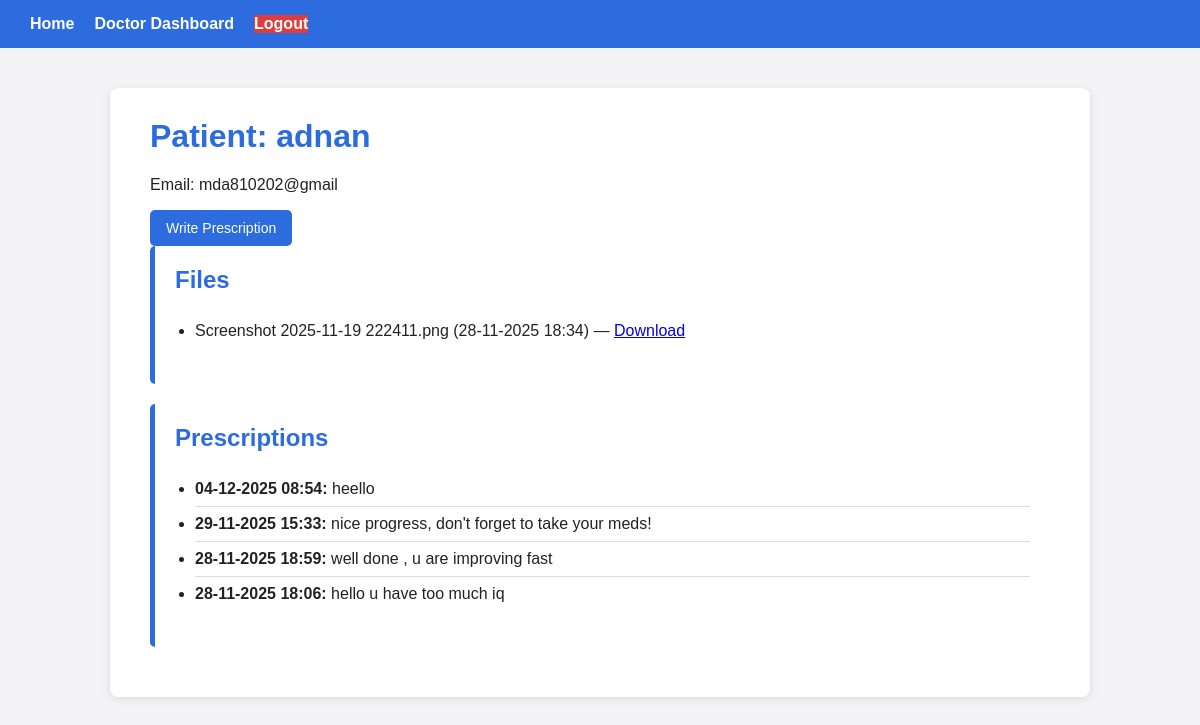
/doctor/patient/1 (signed in), run on the app's committed database.
### website/models.py (models this page shows, shortened)
class User(UserMixin, db.Model):
    id = db.Column(db.Integer, primary_key=True)
    name = db.Column(db.String(100), nullable=False)
    email = db.Column(db.String(120), unique=True, nullable=False)
    password_hash = db.Column(db.String(200), nullable=False)
    role = db.Column(db.String(20), nullable=False)  # 'patient' or 'doctor'

class File(db.Model):
    id = db.Column(db.Integer, primary_key=True)
    patient_id = db.Column(db.Integer, db.ForeignKey("user.id"), nullable=False)
    filename = db.Column(db.String(255), nullable=False)          # stored name on disk
    original_filename = db.Column(db.String(255), nullable=False) # original name
    uploaded_at = db.Column(db.DateTime, default=datetime.utcnow)

class Prescription(db.Model):
    id = db.Column(db.Integer, primary_key=True)
    patient_id = db.Column(db.Integer, db.ForeignKey("user.id"), nullable=False)
    doctor_id = db.Column(db.Integer, db.ForeignKey("user.id"), nullable=False)
    text = db.Column(db.Text, nullable=False)
    created_at = db.Column(db.DateTime, default=datetime.utcnow)

### website/views.py (the view)
@views.route("/doctor/patient/<int:patient_id>")
@login_required
def doctor_patient_detail(patient_id):
    if current_user.role != "doctor":
        abort(403)
    patient = User.query.filter_by(id=patient_id, role="patient").first_or_404()
    files = File.query.filter_by(patient_id=patient.id).order_by(File.uploaded_at.desc()).all()
    prescriptions = Prescription.query.filter_by(patient_id=patient.id).order_by(
        Prescription.created_at.desc()
    ).all()
    return render_template(
        "doctor_patient_detail.html",
        patient=patient,
        files=files,
        prescriptions=prescriptions,
    )

### website/models.py (called while the page is built)
@login_manager.user_loader
def load_user(user_id):
    return User.query.get(int(user_id))

### website/templates/doctor_patient_detail.html (shortened to what this page needs)
{% extends "base.html" %}
{% block content %}
<h1>Patient: {{ patient.name }}</h1>
<p>Email: {{ patient.email }}</p>
<a href="{{ url_for('views.doctor_prescribe', patient_id=patient.id) }}" class="btn">Write Prescription</a>
<div class="card">
    <h2>Files</h2>
    <ul>
        {% if files %}
            {% for f in files %}
                <li>
                    {{ f.original_filename }} ({{ f.uploaded_at.strftime('%d-%m-%Y %H:%M') }})
                    — <a href="{{ url_for('views.download_file', file_id=f.id) }}">Download</a>
                </li>
            {% endfor %}
        {% else %}
            <li>No files uploaded by patient.</li>
        {% endif %}
    </ul>
</div>
<div class="card">
    <h2>Prescriptions</h2>
    <ul>
        {% if prescriptions %}
            {% for p in prescriptions %}
                <li>
                    <strong>{{ p.created_at.strftime('%d-%m-%Y %H:%M') }}:</strong>
                    {{ p.text }}
                </li>
            {% endfor %}
        {% else %}
            <li>No prescriptions yet.</li>
        {% endif %}
    </ul>
</div>
{% endblock %}

### website/templates/base.html (shortened to what this page needs)
<!doctype html>
<html lang="en">
<head>
    <link rel="stylesheet" href="{{ url_for('static', filename='css/style.css') }}">
</head>
<body>
    <nav>
        <a href="{{ url_for('views.index') }}">Home</a>
        {% if current_user.is_authenticated %}
            {% if current_user.role == 'patient' %}
                <a href="{{ url_for('views.patient_dashboard') }}">Patient Dashboard</a>
            {% elif current_user.role == 'doctor' %}
                <a href="{{ url_for('views.doctor_dashboard') }}">Doctor Dashboard</a>
            {% endif %}
            <a href="{{ url_for('auth.logout') }}" class="btn-red">Logout</a>
        {% else %}
            <a href="{{ url_for('auth.login') }}">Login</a>
            <a href="{{ url_for('auth.register_patient') }}">Register Patient</a>
            <a href="{{ url_for('auth.register_doctor') }}">Register Doctor</a>
        {% endif %}
    </nav>
    <div class="container">
        {% block content %}{% endblock %}
    </div>
</body>
</html>

### website/static/css/style.css (style rules this page uses)
body { margin: 0; padding: 0; font-family: Arial, Helvetica, sans-serif; background: #f4f4f7; color: #222; }
nav { background: #2d6cdf; padding: 15px 30px; color: #fff; display: flex; gap: 20px; align-items: center; font-size: 16px; }
nav a { color: #fff; text-decoration: none; font-weight: bold; }
.container { max-width: 900px; margin: 40px auto; background: #fff; padding: 30px 40px; border-radius: 8px; box-shadow: 0px 2px 10px rgba(0,0,0,0.1); }
h1, h2 { margin-top: 0; color: #2d6cdf; }
.btn { display: inline-block; background: #2d6cdf; color: #fff !important; padding: 10px 16px; border-radius: 5px; text-decoration: none; font-size: 14px; }
.btn-red { background: #e03c3c; }
ul { padding-left: 20px; }
li { padding: 8px 0; border-bottom: 1px solid #ddd; }
li:last-child { border-bottom: none; }
.card { background: #fff; padding: 20px; margin-bottom: 20px; border-left: 5px solid #2d6cdf; border-radius: 5px; }

### data on the page
User: name "adnan", email "mda810202@gmail"
File: original_filename "Screenshot 2025-11-19 222411.png", uploaded_at "28-11-2025 18:34"
Prescription: created_at "04-12-2025 08:54", text "heello"
Prescription: created_at "29-11-2025 15:33", text "nice progress, don't forget to take your meds!"
Prescription: created_at "28-11-2025 18:59", text "well done , u are improving fast"
Prescription: created_at "28-11-2025 18:06", text "hello u have too much iq"
